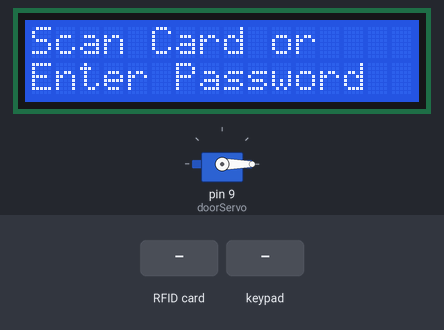
The sketch below on a simulated Arduino Mega 2560, built with avr-gcc and run on an emulated ATmega2560. Parts: servo, 16×2 character LCD. Inputs (shaded band) come from the test bench. What the sketch prints to the serial monitor is not drawn.

Above: at 3.3 s.
3.4 s: RFID card A0 91 61 20 held to the reader
At 4.7 s:
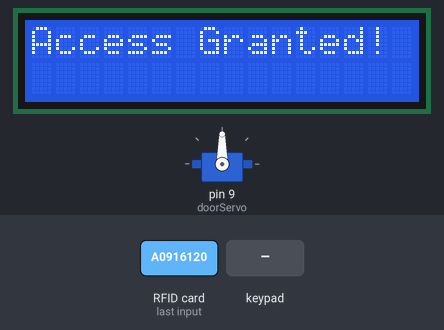
6.4 s: keypad keys 1 2 3 # pressed 0.4 s apart
At 7.4 s:
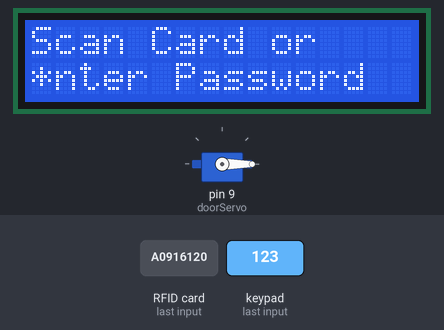
9.5 s: key '#' pressed
At 11.8 s:
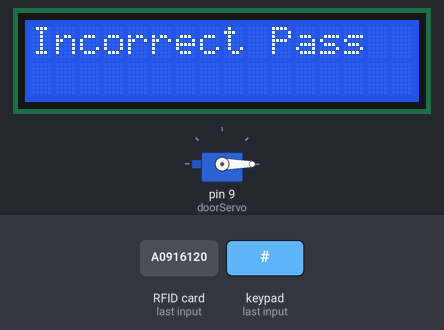
12.5 s: RFID card 5E 7A 19 C4 held to the reader
At 13.5 s:
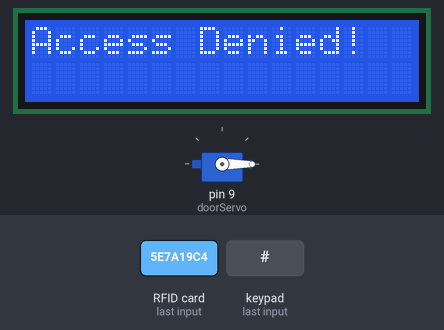
15.5 s: key '1' pressed
At 16.1 s:
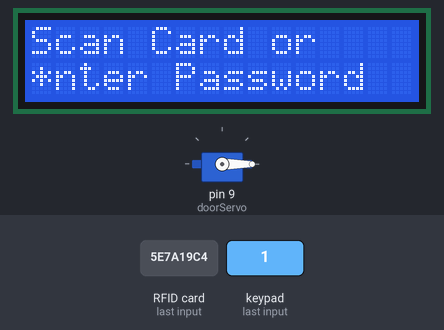
17.0 s: key '*' pressed
At 17.9 s:
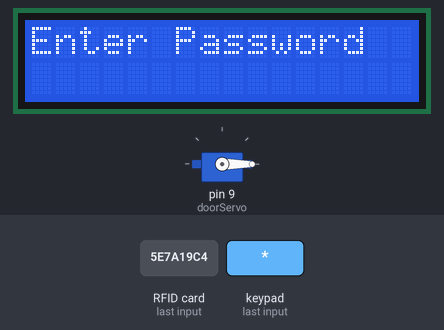
Timing chart, 0 to 19.5 s (numbered marks = the images above; inputs shaded):
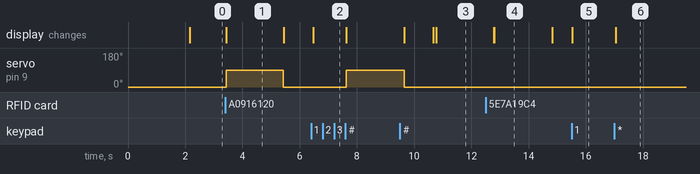

The sketch:

KeyPadProject-Type2.ino
```cpp
#include <Wire.h>               // Library for I2C
#include <LiquidCrystal_I2C.h>  // Library for I2C LCD
#include <MFRC522.h>            // Library for RFID
#include <Servo.h>              // Library for Servo motor
#include <Keypad.h>             // Library for Keypad

// Initialize LCD with I2C address (usually 0x27 or 0x3F for 16x2 LCD)
LiquidCrystal_I2C lcd(0x27, 16, 2);

// Define RFID Pins
#define SS_PIN 53
#define RST_PIN 49
MFRC522 rfid(SS_PIN, RST_PIN);

// Servo motor object
Servo doorServo;

// Keypad setup
const byte ROWS = 4;            // Four rows
const byte COLS = 4;            // Four columns
char keys[ROWS][COLS] = {
  {'1', '2', '3', 'A'},
  {'4', '5', '6', 'B'},
  {'7', '8', '9', 'C'},
  {'*', '0', '#', 'D'}
};
byte rowPins[ROWS] = {33, 35, 37, 39};    // Connect to the row pinouts of the keypad
byte colPins[COLS] = {31, 29, 27, 25};    // Connect to the column pinouts of the keypad
Keypad keypad = Keypad(makeKeymap(keys), rowPins, colPins, ROWS, COLS);

// Define correct RFID UID and keypad password
String correctUID = "A0916120";   // Replace with your RFID tag UID
String correctPassword = "123";       // Define your desired password
String inputPassword = "";

// Variables to manage door state
bool doorOpen = false;

void setup() {
  Serial.begin(9600);
  SPI.begin();
  rfid.PCD_Init();

  doorServo.attach(9);        // Servo connected to Pin 9
  doorServo.write(0);         // Door locked position

  lcd.begin(16, 2);
  lcd.backlight();
  lcd.setCursor(0, 0);
  lcd.print("Door Lock System");

  delay(2000);                // Initial message delay
  lcd.clear();
  lcd.print("Scan Card or");
  lcd.setCursor(0, 1);
  lcd.print("Enter Password");
}

void loop() {
  // Check for RFID card
  if (rfid.PICC_IsNewCardPresent() && rfid.PICC_ReadCardSerial()) {
    String uid = "";
    for (byte i = 0; i < rfid.uid.size; i++) {
      uid += String(rfid.uid.uidByte[i], HEX);
    }
    uid.toUpperCase();
    Serial.print("Card UID: ");
    Serial.println(uid);

    if (uid == correctUID) {
      openDoor();
    } else {
      lcd.clear();
      lcd.print("Access Denied!");
      delay(2000);
      lcd.clear();
      lcd.print("Scan Card or");
      lcd.setCursor(0, 1);
      lcd.print("Enter Password");
    }
    rfid.PICC_HaltA();
  }

  // Check for keypad input
  char key = keypad.getKey();
  if (key) {
    lcd.setCursor(0, 1);
    if (key == '#') {
      if (inputPassword == correctPassword) {
        openDoor();
      } else {
        lcd.clear();
        lcd.print("Incorrect Pass");
        delay(2000);
        lcd.clear();
        lcd.print("Enter Password");
      }
      inputPassword = "";  // Reset password after attempt
    } else if (key == '*') {
      inputPassword = "";  // Clear input
      lcd.clear();
      lcd.print("Enter Password");
    } else {
      inputPassword += key;  // Append key to password input
      lcd.print("*");        // Display '*' for each input (password masking)
    }
  }
}

// Function to unlock the door
void openDoor() {
  lcd.clear();
  lcd.print("Access Granted!");
  doorServo.write(90);         // Adjust to desired unlock angle
  delay(2000);                 // Keep door unlocked for 5 seconds
  doorServo.write(0);          // Lock the door again
  lcd.clear();
  lcd.print("Door Locked");
  delay(1000);
  lcd.clear();
  lcd.print("Scan Card or");
  lcd.setCursor(0, 1);
  lcd.print("Enter Password");
}
```

Measured:
- after the input at 3.4 s, servo on pin 9 (doorServo): 0° → 90° at once, → 0° 2.0 s later; the display: changes at once (image 1)
- after the input at 6.4 s, servo on pin 9 (doorServo): 0° → 90° after 1.2 s; the display: changes after 0.07 s (image 2)
- after the input at 9.5 s, the display: first differs from a run without the input after 1.3 s (image 3)
- after the input at 12.5 s, the display: first differs from a run without the input after 0.30 s (image 4)
- after the input at 15.5 s, the display: changes at once (image 5)
- after the input at 17.0 s, the display: changes at once (image 6)
- what the display in image 1 shows lasts 2.0 s, from 3.4 s to 5.4 s
